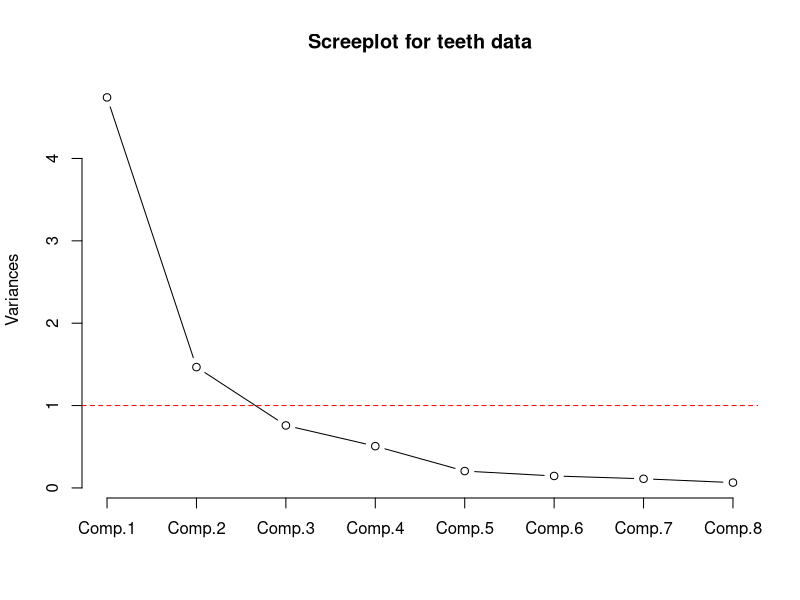
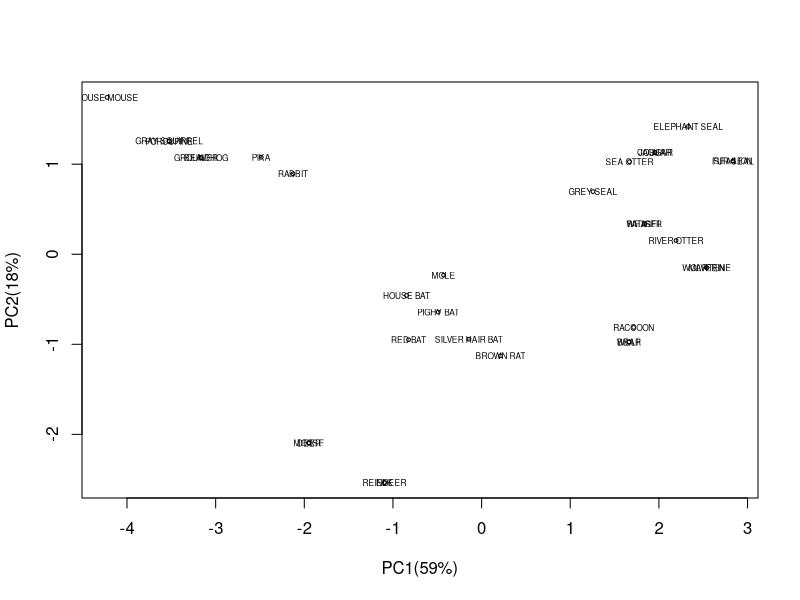

Recreate these plots in R, in order.
# PCA
# A form of dimension reduction. - Transforms our data set to one with less features
# Maximizes Variance while minimizing.
# PCA is a statistical procedure that uses Eigendecompositions (finding eigenvalues/eigenvectors)
# to convert a set of observations to a set of linearly uncorrelated variables. (can use SVD - a different method)
# Each of these linearly uncorrelated variables (features) are known as Principal components.


####Read in teeth data from csv file.
# make the directory the one with the data 
setwd("C:/Users/Spenc/Documents/Youtube/Machine Learning/R/Principal Component")
teeth <- read.csv("teeth.csv", header=TRUE)
# teeth
head(teeth)   #print a few observations
teethpc<-teeth[,2:9]   # select just the data to be used      

pc.teeth <- princomp(teethpc, cor=TRUE)
# note one problem with R is that the method works even when the code is
# not exactly correct pc.teeth <- princomp(teethpc, scale=TRUE, center=TRUE)
# produces results but they are wrong

# names() tells you what information is available from the output
names(pc.teeth)

# summarize the pca   - note the std devs are divided by n not n-1
# makes them the square root of the eigenvalue
summary(pc.teeth) # Proportion of variance = sd ^2 / number of components.
# cumultive proportion explains total variance.

# do things a bit better
eigenvectors<-pc.teeth$loadings
eigenvalues <- pc.teeth$sdev*pc.teeth$sdev 

# loading is the eigenvector.
pc.teeth$loadings    # note that these are scaled so the sum of squares is 1.0

# not loadings but eigenvectors
eigenvectors #These are the principal components that determine the directions of the new feature space
eigenvalues  # Eigenvalues determine the magnitude

# obtain the correlations with the variables
# Based on 2 Principal components (a new coordinate system and orthogonal to each other)
# the observations are then projected onto the coordinate plane.
# For more than 1 Principal Component, the score is
cor(teeth[,2:9], pc.teeth$scores)
# make things a bit nicer
round( cor(teeth[,2:9], pc.teeth$scores) , 3)   # round the output

# scree plot      - note the default is a barchart
# Scree plot is a line plot of Principal Components vs Variances
# Helps deteremine the number of factors to keep.
# This method is critized for its subjectivity because you are essentially looking
# for an 'elbow' within the graph. The graph can have many 'elbows'
screeplot(pc.teeth,type='l',main='Screeplot for teeth data') #screeplot with dots and lines
abline(1,0,col='red',lty=2) #horizontal line at 1

# scatterplot of scores with labels given by mammal in col 1
#  type=n turns off the default symbol
plot(pc.teeth$scores[,1:2], type='n',xlab="PC1(59%)", ylab="PC2(18%)" )
points(pc.teeth$scores[,1:2],cex=0.5)   # this puts a small point at the center
text(pc.teeth$scores[,1:2],label=teeth[,1], cex=0.5) #add tname to plot	

# create a new plot window
#windows()
# scatterplot of scores with labels given by mammal in col 1
# type = n turns off the default symbol
#plot(pc.teeth$scores[,1:2], type='n',xlab="PC1(59%)", ylab="PC2(18%)" )
#points(pc.teeth$scores[,1:2],cex=0.5)   # this puts a small point at the center
#text(pc.teeth$scores[,1:2],label=teeth[,1], cex=0.5) #add tname to plot

# ------------------------------------------------------------------ #
# another way to code the analysis    
pc.fit <- prcomp(~  top.incisor +bottom.incisor +   top.cannine +   bot.cannine   +  top.premol +
                   botpremol   +     topmolar  + botmolar,
                 data=teeth,   scale=TRUE     )
eigenvalues <- pc.fit$sdev * pc.fit$sdev
eigenvectors <- pc.fit$rotation
eigenvalues
round(eigenvectors,3)

summary(pc.fit)

# third approach -------------------------------------------- #
# Another approach - fit using factor analysis function
# two factor solution   - useful for printing when p is large


library(psych)

#Factor Analysis - Principal Components Method
# Types of rotation... varimax, quartimax, promax, oblimin, simplimax, cluster
pc2 <- principal(teethpc,nfactors = 2,rotate="none")
pc2
# Prints out the Correlation matrix with the corresponding factors.

